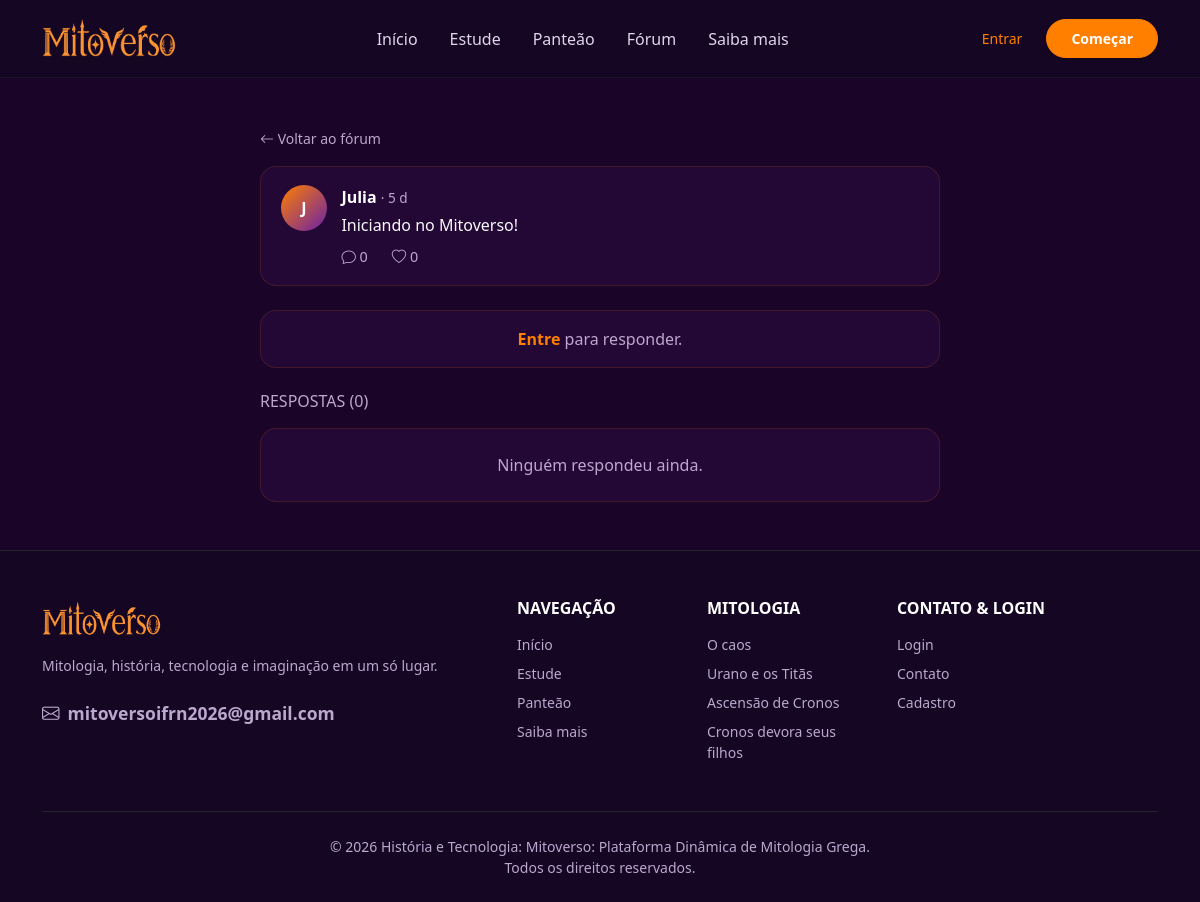
/posts/1, run on the app's committed database.
### app/models/usuario.py (models this page shows)
class Usuario(UserMixin, db.Model):
    __tablename__ = "usuario"
    id = db.Column(db.Integer, primary_key = True)
    nome = db.Column(db.String(100), nullable = False)
    email = db.Column(db.String(100), nullable = False, unique = True)
    senha = db.Column(db.String(256), nullable = False)
    bio = db.Column(db.String(200))
    criado_em = db.Column(db.DateTime, default = lambda: datetime.now(timezone.utc))
    seguindo = db.relationship(
        "Usuario",
        secondary = seguidor,
        primaryjoin = (seguidor.c.id_seguidor == id),
        secondaryjoin = (seguidor.c.id_seguido == id),
        backref = "seguidores"
    )

### app/models/post.py (models this page shows, shortened)
class Post(db.Model):
    __tablename__ = "post"
    id = db.Column(db.Integer, primary_key = True)
    conteudo = db.Column(db.Text, nullable = False)
    criado_em = db.Column(db.DateTime, nullable = False, default = lambda: datetime.now(timezone.utc))
    id_usuario = db.Column(db.Integer, db.ForeignKey("usuario.id"), nullable = False)
    id_pai = db.Column(db.Integer, db.ForeignKey("post.id"), nullable = True)
    autor = db.relationship("Usuario", backref = db.backref("posts", cascade = "all, delete-orphan"))
    respostas = db.relationship(
        "Post",
        backref = db.backref("pai", remote_side = [id]),
        cascade = "all, delete-orphan",
        order_by = "Post.criado_em"
    )
    curtidas = db.relationship("Curtida", backref = "post", cascade = "all, delete-orphan")

### app/routes/posts.py (the view)
@posts_bp.route("/posts/<int:id_post>")
def ver_post(id_post):
    post = db.get_or_404(Post, id_post)
    return render_template("usuario/post_detalhe.html", post = post, form = PostForm())

### app/__init__.py (called while the page is built)
@app.template_filter("tempo_atras")
def tempo_atras(data):
    if not data:
        return ""
    if data.tzinfo is None:
        data = data.replace(tzinfo = timezone.utc)
    segundos = int((datetime.now(timezone.utc) - data).total_seconds())
    if segundos < 60:
        return "agora"
    if segundos < 3600:
        return f"{segundos // 60} min"
    if segundos < 86400:
        return f"{segundos // 3600} h"
    if segundos < 604800:
        return f"{segundos // 86400} d"
    return data.strftime("%d/%m/%Y")

### app/templates/usuario/post_detalhe.html (shortened to what this page needs)
{% extends 'base.html' %}
{% block css %}<link rel="stylesheet" href="{{ url_for('static', filename='css/forum.css') }}">{% endblock %}
{% block conteudo %}
<div class="container py-5">
    <div class="forum-coluna">
        <a href="{{ url_for('posts.ver_post', id_post=post.pai.id) if post.pai else url_for('posts.feed') }}" class="text-decoration-none text-mv-muted small">
            <i class="bi bi-arrow-left"></i> {{ 'Voltar ao post original' if post.pai else 'Voltar ao fórum' }}
        </a>
        <div class="painel mt-3 mb-4 overflow-hidden">
            {% include 'usuario/_post_card.html' %}
        </div>
        {% if current_user.is_authenticated %}
            <div class="painel p-3 mb-4">
                <form action="{{ url_for('posts.responder', id_post=post.id) }}" method="POST">
                    {{ form.hidden_tag() }}
                    <div class="d-flex gap-3">
                        <span class="avatar-inicial">{{ current_user.nome[0]|upper }}</span>
                        {{ form.conteudo(class="form-control campo-post", rows=2, maxlength=500, placeholder="Poste sua resposta") }}
                    </div>
                    <div class="d-flex justify-content-between align-items-center mt-2">
                        <small class="contador text-mv-muted">0/500</small>
                        <button type="submit" class="btn btn-mitoverso rounded-pill px-4">Responder</button>
                    </div>
                </form>
            </div>
        {% else %}
            <div class="painel p-3 mb-4 text-center text-mv-muted">
                <a href="{{ url_for('autenticacao.login') }}" class="text-orange text-decoration-none fw-semibold">Entre</a>
                para responder.
            </div>
        {% endif %}
        <h2 class="h6 text-uppercase text-mv-muted mb-3">Respostas ({{ post.respostas|length }})</h2>
        <div class="painel lista-posts">
            {% for post in post.respostas %}
                {% with mostrar_pai = false %}
                    {% include 'usuario/_post_card.html' %}
                {% endwith %}
            {% else %}
                <p class="text-mv-muted text-center p-4 mb-0">Ninguém respondeu ainda.</p>
            {% endfor %}
        </div>
    </div>
</div>
{% endblock %}

### app/templates/usuario/_post_card.html (shortened to what this page needs)
<article class="post-card" id="post-{{ post.id }}">
    <a href="{{ url_for('perfil.ver_perfil', id_usuario=post.autor.id) }}" class="avatar-inicial" aria-label="Perfil de {{ post.autor.nome }}">
        {{ post.autor.nome[0]|upper }}
    </a>
    <div class="post-corpo">
        <div class="post-cabecalho">
            <a href="{{ url_for('perfil.ver_perfil', id_usuario=post.autor.id) }}" class="post-autor">{{ post.autor.nome }}</a>
            <span class="post-data">· {{ post.criado_em|tempo_atras }}</span>
        </div>
        <a href="{{ url_for('posts.ver_post', id_post=post.id) }}" class="post-texto-link">
            <p class="post-texto">{{ post.conteudo }}</p>
        </a>
        <div class="post-acoes">
            <a href="{{ url_for('posts.ver_post', id_post=post.id) }}" class="acao">
                <i class="bi bi-chat"></i> {{ post.respostas|length }}
            </a>
            {% if current_user.is_authenticated %}
                <form action="{{ url_for('posts.curtir', id_post=post.id) }}" method="POST" class="d-inline">
                    <input type="hidden" name="csrf_token" value="{{ csrf_token() }}">
                    <input type="hidden" name="next" value="{{ request.full_path|trim('?') }}#post-{{ post.id }}">
                    <button type="submit" class="acao {{ 'curtido' if post.curtido_por(current_user) }}" aria-label="Curtir">
                        <i class="bi {{ 'bi-heart-fill' if post.curtido_por(current_user) else 'bi-heart' }}"></i> {{ post.curtidas|length }}
                    </button>
                </form>
            {% else %}
                <a href="{{ url_for('autenticacao.login') }}" class="acao">
                    <i class="bi bi-heart"></i> {{ post.curtidas|length }}
                </a>
            {% endif %}
        </div>
    </div>
</article>

### app/static/css/style.css (style rules this page uses)
* { margin: 0; padding: 0; }

### app/static/css/cab_rod_index.css (style rules this page uses)
:root { --mv-purple-dark: #1a0528; --mv-purple-main: #2b093f; --mv-purple-light: #4a154b; --mv-purple-accent: #6b21a8; --mv-orange-main: #ff7f00; --mv-orange-hover: #e67300; --mv-orange-light: #ff9f43; --mv-text-muted: #bda8cd; }
body { font-family: system-ui, -apple-system, "Segoe UI", Roboto, "Helvetica Neue", Arial, sans-serif; background-color: var(--mv-purple-dark); color: #f8f9fa; overflow-x: hidden; }
.text-orange { color: var(--mv-orange-main) !important; }
.text-mv-muted { color: var(--mv-text-muted) !important; }

### app/static/css/forum.css (style rules this page uses)
.forum-coluna { max-width:680px; margin:0 auto; }
.painel { background:rgba(43,9,63,.6); border:1px solid rgba(255,127,0,.15); border-radius:1rem; }
.lista-posts { overflow:hidden; }
.avatar-inicial { width:46px; height:46px; flex-shrink:0; display:flex; align-items:center; justify-content:center; border-radius:50%; background:linear-gradient(135deg,var(--mv-orange-main),var(--mv-purple-accent)); color:#fff; font-weight:700; text-decoration:none; }
.post-card { display:flex; gap:.9rem; padding:1.1rem 1.25rem; border-bottom:1px solid rgba(255,127,0,.12); transition:background .2s; }
.post-card:last-child { border-bottom:none; }
.post-corpo { flex:1; min-width:0; }
.post-autor { font-weight:700; color:#fff; text-decoration:none; }
.post-data { color:var(--mv-text-muted); font-size:.85rem; }
.post-texto-link { color:inherit; text-decoration:none; }
.post-texto { margin:.25rem 0 .6rem; white-space:pre-wrap; overflow-wrap:anywhere; }
.post-acoes { display:flex; align-items:center; gap:1.5rem; }
.acao { background:none; border:none; padding:0; color:var(--mv-text-muted); font-size:.9rem; text-decoration:none; cursor:pointer; transition:color .2s; }

### data on the page
Usuario: autor "J", autor.nome "Julia"
Post: criado_em|tempo_atras "5 d", conteudo "Iniciando no Mitoverso!"

### other printed values
{{ 'Voltar ao post original' if post.pai else 'Voltar ao fórum' }} "Voltar ao fórum"
{{ post.respostas|length }} "0"
{{ post.curtidas|length }} "0"
